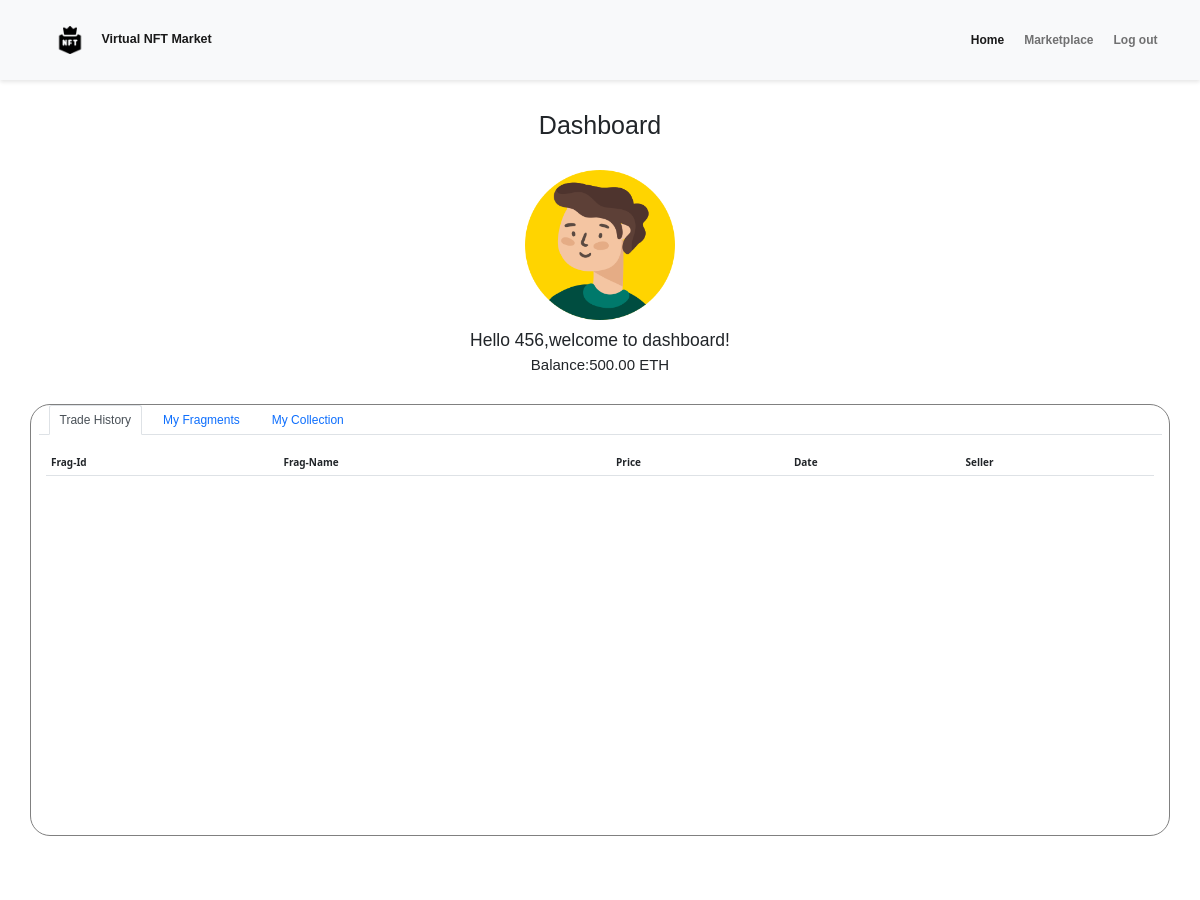
/dashboard (signed in, upper part), run on an earlier commit of the app's database.
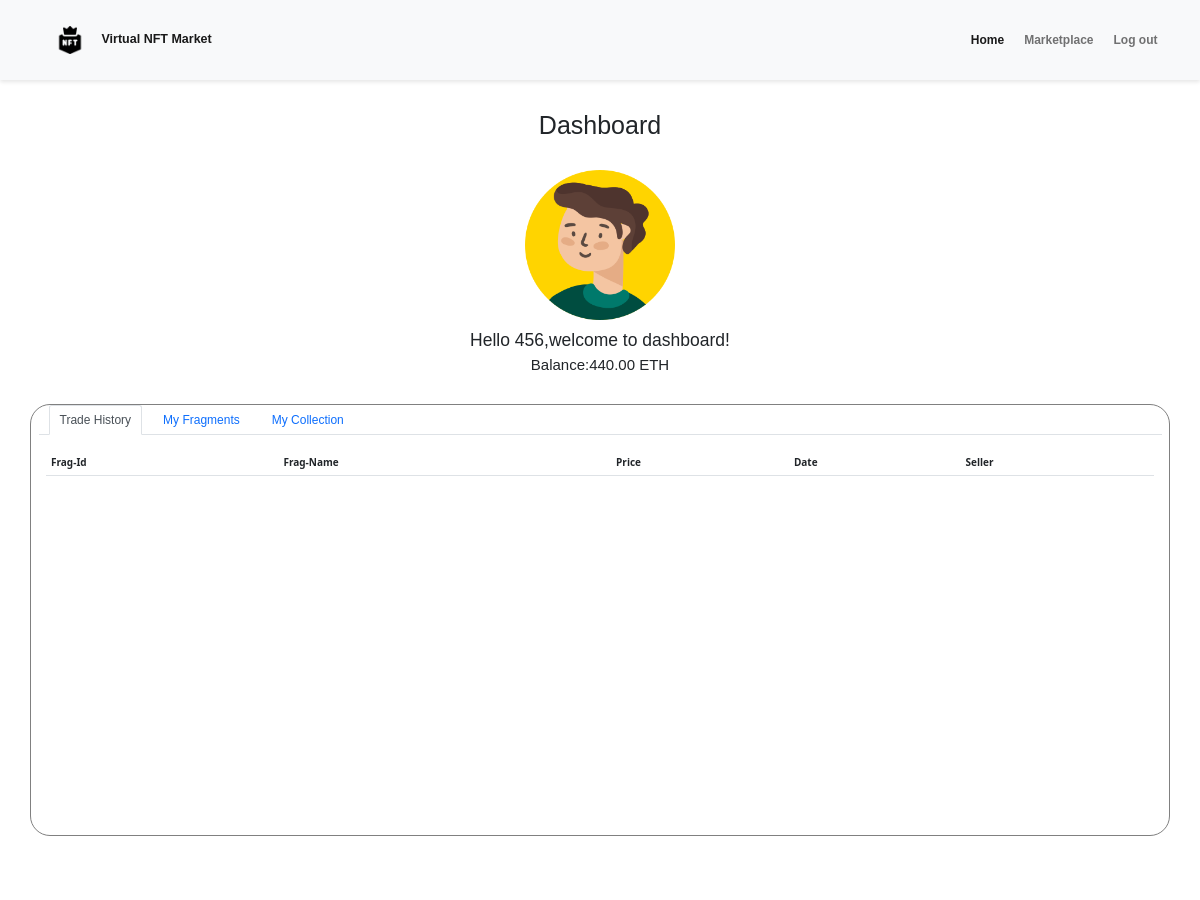
And on a later commit of the database.
### app/models.py (models this page shows, shortened)
class User(db.Model, UserMixin):
    __tablename__ = 'users'
    id = db.Column(db.Integer, primary_key=True)
    username = db.Column(db.String(64), unique=True, nullable=False)
    email = db.Column(db.String(255), unique=True, nullable=False)
    passwd_hash = db.Column(db.String(255), nullable=False)
    balance = db.Column(db.String(255), nullable=False, default='50.0')
    user_fragments = db.relationship('Fragment', lazy='select')
    user_transactions = db.relationship('Trade', lazy='select')
    __table_args__ = (
        db.CheckConstraint('balance >= 0 AND balance < 100000', name='check_balance'),
    )

### app/routes.py (the view)
@app.route('/dashboard', methods=['GET'])
@login_required
def dashboard():
    trade_history = db.session.query(
        TradeHistory.trade_id,
        TradeHistory.frag_id,
        TradeHistory.frag_name,
        TradeHistory.price,
        TradeHistory.transaction_time,
        User.username.label('seller_username'),
    ).join(User, User.id == TradeHistory.seller).filter(TradeHistory.buyer == current_user.id).all()
    fragments=current_user.user_fragments
    collections = NFT.query.filter_by(completed=1, owner=current_user.id).all()
    return render_template('dashboard.html', trade_history=trade_history, fragments=fragments, collections=collections)

### app/__init__.py (called while the page is built)
@login_manager.user_loader
def load_user(user_id):
    from .models import User
    return User.query.get(int(user_id))

### app/models.py (called while the page is built)
    @hybrid_property
    def trade_price(self):
        if self.trade:
            return 'For Sale', self.trade.get_price()
        return 'Not For Sale', -1

    @hybrid_property
    def name(self):
        if 'static/outputs/' in self.path:
            file_name_with_extension = self.path.split('static/outputs/')[-1]
            file_name, _ = os.path.splitext(file_name_with_extension)
            return file_name
        return None

    def get_price(self):
        return Decimal(self.price)

### templates/dashboard.html (shortened to what this page needs)
<!DOCTYPE html>
<html lang="en">
    <head>
        <link href="{{ url_for('static', filename='css/main.css') }}" rel="stylesheet">
        <link href="{{ url_for('static', filename='css/dashboard.css') }}" rel="stylesheet">
        <link href="https://cdn.bootcss.com/bootstrap/5.1.3/css/bootstrap.min.css" rel="stylesheet">
        <link rel="stylesheet" href="https://cdn.jsdelivr.net/npm/bootstrap-icons@1.11.3/font/bootstrap-icons.min.css">
    </head>
    <body>
        <nav class="navbar navbar-expand-md navbar-light bg-light">
            <div class="container-fluid">
                <a class="navbar-brand ps-5" href="{{ url_for('index') }}"><img class="logo" alt="nft-logo" src="{{ url_for('static', filename='images/logo.png') }}">Virtual NFT Market</a>
                <div class="collapse navbar-collapse justify-content-end pe-5" id="navbarNav">
                    <ul class="navbar-nav">
                        <li class="nav-item">
                            <a class="nav-link active" aria-current="page" href="{{ url_for('index') }}"><b>Home</b></a >
                        </li>
                        <li class="nav-item">
                            <a class="nav-link" href="{{ url_for('marketplace') }}"><b>Marketplace</b></a >
                        </li>
                        <li class="nav-item">
                            <a class="nav-link" href="{{ url_for('logout') }}"><b>Log out</b></a >
                        </li>
                    </ul>
                </div>
            </div>
        </nav>
        <div class="user-info">
            <h1 class="mt-5 mb-5 text-center">Dashboard</h1>
            <div class="info-head mb-5">
                <div class="d-flex align-items-center justify-content-center flex-column">
                    <div class="mb-3">
                        <img src="{{ url_for('static', filename='images/seller8.png') }}" class="user-img d-block">
                    </div>
                </div>
                <h3 class="text-center">Hello {{ current_user.username }},welcome to dashboard!</h3>
                <h4 class="text-center">Balance:{{ '%.2f'|format(current_user.balance) }} ETH</h4>
            </div>
            <div class="container nav-container">
                <ul class="nav nav-tabs" role="tablist">
                    <li class="nav-item">
                        <a class="nav-link active" data-bs-toggle="tab" href="#my-trade">Trade History</a>
                    </li>
                    <li class="nav-item">
                        <a class="nav-link" data-bs-toggle="tab" href="#my-fragments">My Fragments</a>
                    </li>
                    <li class="nav-item">
                        <a class="nav-link" data-bs-toggle="tab" href="#my-collection">My Collection</a>
                    </li>
                </ul>
                <div class="tab-content">
                    <div id="my-trade" class="container tab-pane active"><br>
                        <table class="table">
                            <thead>
                                <tr>
                                    <th>Frag-Id</th>
                                    <th>Frag-Name</th>
                                    <th>Price</th>
                                    <th>Date</th>
                                    <th>Seller</th>
                                </tr>
                            </thead>
                        </table>
                    </div>
                </div>
            </div>
        </div>
    </body>
</html>

What changed in the data, as far as the page shows it:
changed User: balance "500.00" → "440.00"
